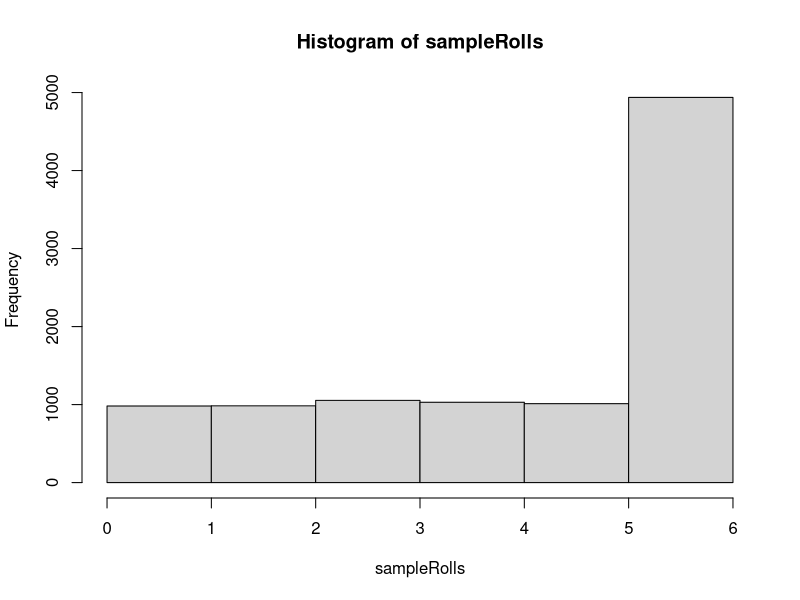
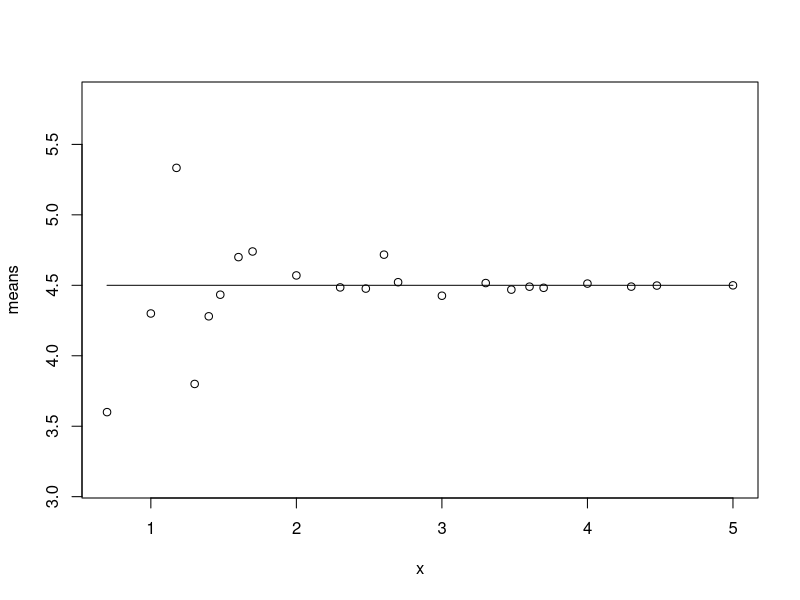
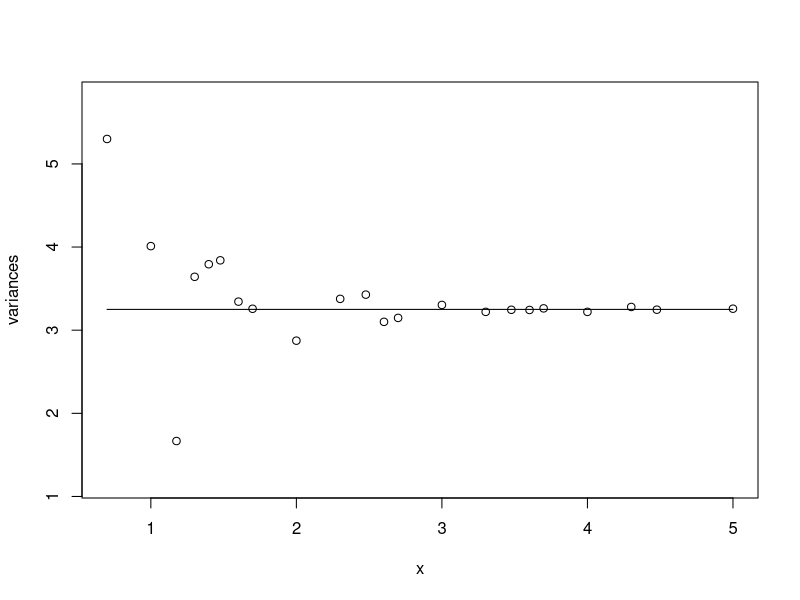

Recreate these plots in R, in order.
## ---- chunk 1
probabilityVector <- c(0.1, 0.1, 0.1, 0.1, 0.1, 0.5)
## ---- chunk 2
loadedMean <- function(probabilityVector) {
  return(sum(probabilityVector * c(1,2,3,4,5,6)))
}
## ---- chunk 3
loadedVariance <- function(probabilityVector) {
  return(sum(probabilityVector * (c(1,2,3,4,5,6) - loadedMean(probabilityVector))^2))
}
## ---- chunk 4
expectedMean = loadedMean(probabilityVector)
expectedVariance = loadedVariance(probabilityVector)
## ---- chunk 5
rollDieOnce <- function(probabilityVector) {
  probabilityIntervals <- vector()
  for (i in seq(1:length(probabilityVector))) {
    probabilityIntervals <- c(probabilityIntervals, sum(probabilityVector[1:i]))
  }
  return(length(probabilityVector) - sum(probabilityIntervals >= runif(1)) + 1)
}
## ---- chunk 6
rollDie <- function(probabilityVector, numberRolls) {
  rolls <- vector()
  for (i in seq(numberRolls)) {
    rolls <- c(rolls, rollDieOnce(probabilityVector))
  }
  return(rolls)
}
## ---- chunk 7
sampleRolls <- rollDie(probabilityVector, 10000)
head(sampleRolls)
## ---- chunk 8
for (i in sort(unique(sampleRolls))) {
  print(paste0("P(", i, ")", " = ", sum(sampleRolls == i) / length(sampleRolls)))
}
## ---- chunk 9
hist(sampleRolls, breaks = seq(0,6))
## ---- chunk 10
trialSizes <- c(5, 10, 15, 20, 25, 30, 40, 50, 100, 200, 300, 400, 500, 1000, 2000, 3000, 4000, 5000, 10000, 20000, 30000, 100000)
means <- vector(mode = "double", length=length(trialSizes))
variances <- vector(mode = "double", length=length(trialSizes))

for (i in 1:length(trialSizes)) {
  rolls <- rollDie(probabilityVector, trialSizes[i])
  means[i] = mean(rolls)
  variances[i] = var(rolls)
}
## ---- chunk 11
x <- log10(trialSizes)
plot(x, means, ylim = c(min(means) - 0.5, max(means) + 0.5))
lines(x, rep(expectedMean, length(trialSizes)))
## ---- chunk 12
plot(x, variances, ylim = c(min(variances) - 0.5, max(variances) + 0.5))
lines(x, rep(expectedVariance, length(trialSizes)))
## ---- chunk 13
varFromExpectedMean <- function(v, expectedMean) {
  variance = 0
  for (i in v) {
    variance = variance + (i - expectedMean)**2 / length(v)
  }
  return(variance)
}
## ---- chunk 14
convergenceIndex <- function(v, minVariance, intervalSize, expectedMean) {
  for (i in seq(1:(length(v) - intervalSize))) {
    if (varFromExpectedMean(v[i:(i + intervalSize)], expectedMean) < minVariance) {
      return(i)
    }
  }
  return(NULL)
}
